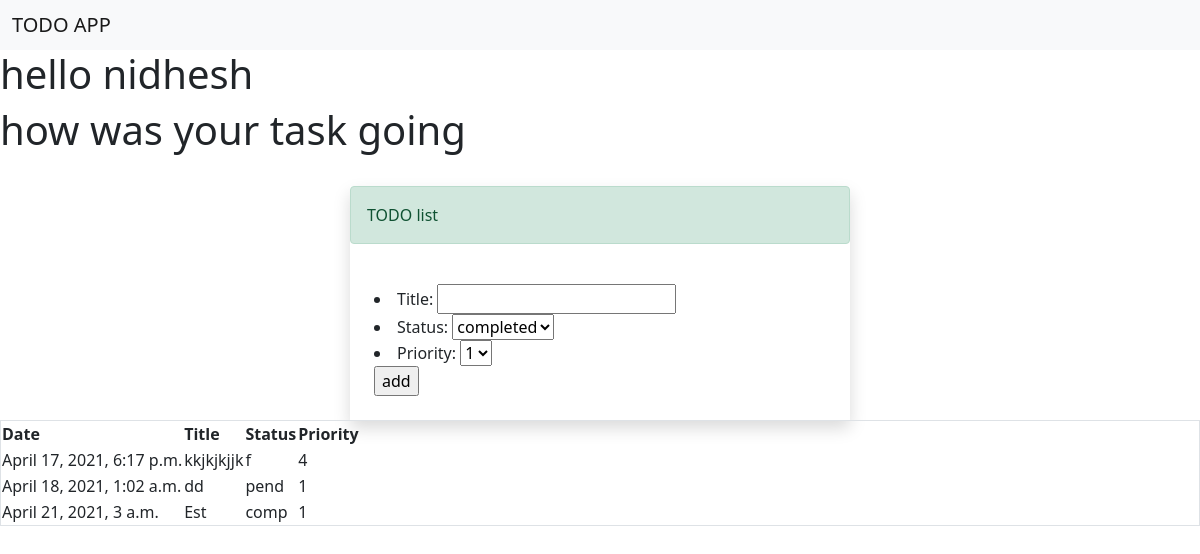
/home/ (signed in), run on an earlier commit of the app's database.
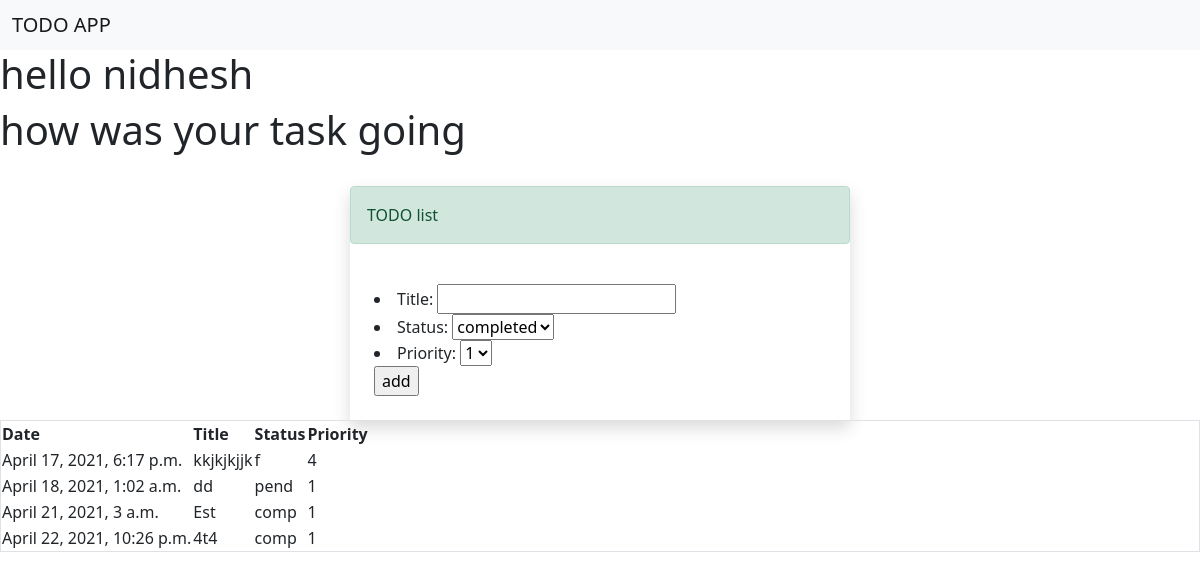
And on a later commit of the database.
### todo2/models.py (models this page shows)
class TODO(models.Model):
    status_choices=[
        ("comp", "completed"),
        ("pend","PENDING"),
    ]
    st=[
        ("1", "1"),
        ("2","2"),
        ("3", "3"),
        ("4","4"),
        ("5", "5"),
        ("6","6"),
        ("7", "7"),
        ("8","8"),
    ]
    id=models.IntegerField(primary_key=True)
    Title=models.CharField(max_length=30)
    Status=models.CharField(max_length=9 ,
    choices= status_choices,default='Pend')
    Date=models.DateTimeField(auto_now_add=True)
    user=models.ForeignKey(User,on_delete=models.CASCADE,default='1')
    Priority=models.CharField(max_length=2 ,
    choices= st,default='1')

### todo2/views.py (the view)
# urls.py: 2. Add a URL to urlpatterns:  path('', views.home, name='home')
def home(request):
    form=TODOFORM()
    todos=TODO.objects.filter(user=request.user)
    return render(request,"home.html",context={"form":form,"todos":todos})

### todo2/forms.py
class TODOFORM(ModelForm):
    class Meta:
        model=TODO
        fields=["Title","Status","Priority"]

### todo2/Templates/home.html (shortened to what this page needs)
    {% extends "base.html" %}
    {% block content %}
        <h1>hello {{user.username}}</h1>
        <h1>how was your task going</h1>
        <div class="row">
        <div class="container pt-4">
        <div class="col-lg-5 shadow mx-auto p-0">
        <div class="alert alert-success">TODO list</div>
        <div class="p-4">
        <form action="/todo6/" method="POST">
        {{form.as_ul}}
        <input type="submit" value=add LIST>
        </form>
        </div>
        </div>
        </div>
        <div class="col">
        <div class="border">
            <div>
                <table>
                    <thead>
                        <tr>
                            <th>Date</th>
                            <th>Title</th>
                            <th>Status</th>
                            <th>Priority</th>
                            </tr>
                        </thead>
                        <tbody>
                        <tr>
                            {% for todo in todos %}
                             <td>{{todo.Date}}</td>
                             <td>{{todo.Title}}</td>
                             <td>{{todo.Status}}</td>
                             <td>{{todo.Priority}}</td>
                             </tr>
                            {% endfor %}
                        </tbody>
                </table>
            </div>
        </div>
        </div>
        {% endblock %}

What changed in the data, as far as the page shows it:
added TODO: Date "April 22, 2021, 10:26 p.m.", Title "4t4", Status "comp", Priority "1"
